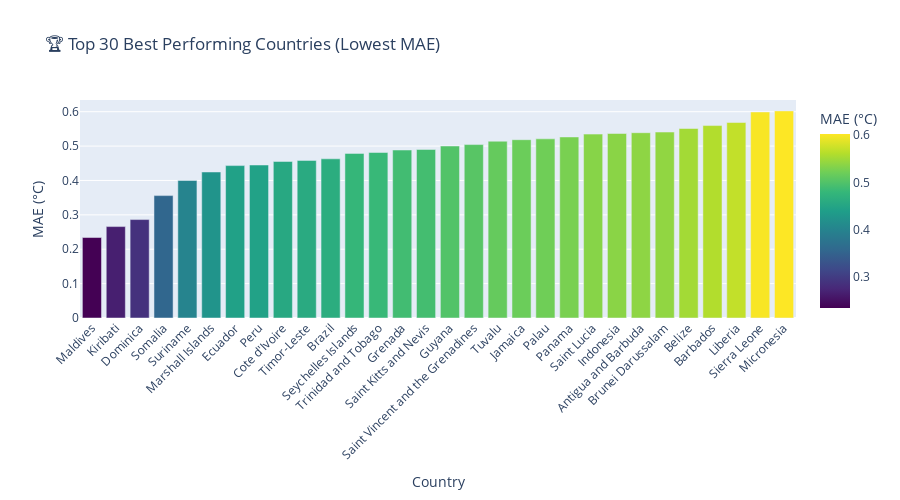

Source (notebook cell):
### Code cell
# Interactive bar chart - Top 30 best countries
top_30 = multi_results_df.head(30)

fig = px.bar(
    top_30,
    x='country',
    y='mae',
    color='mae',
    color_continuous_scale='Viridis',
    title='🏆 Top 30 Best Performing Countries (Lowest MAE)',
    labels={'mae': 'MAE (°C)', 'country': 'Country'}
)
fig.update_layout(xaxis_tickangle=-45, height=500)
fig.show()

### Figure 1 — Plotly figure (JSON) as saved in the notebook; plotly's stock layout.template omitted (floating-point values rounded to 4 significant figures)
{"data": [{"hovertemplate": "Country=%{x}<br>MAE (°C)=%{marker.color}<extra></extra>", "legendgroup": "", "marker": {"color": [0.2341, 0.2659, 0.2863, 0.356, 0.4, 0.4247, 0.4432, 0.4449, 0.4553, 0.4584, 0.463, 0.4787, 0.4814, 0.4886, 0.4902, 0.5003, 0.5044, 0.5142, 0.5186, 0.5211, 0.5266, 0.5349, 0.5366, 0.5389, 0.5408, 0.5511, 0.5597, 0.5685, 0.5993, 0.6023], "coloraxis": "coloraxis", "pattern": {"shape": ""}}, "name": "", "orientation": "v", "showlegend": false, "textposition": "auto", "type": "bar", "x": ["Maldives", "Kiribati", "Dominica", "Somalia", "Suriname", "Marshall Islands", "Ecuador", "Peru", "Cote d'Ivoire", "Timor-Leste", "Brazil", "Seychelles Islands", "Trinidad and Tobago", "Grenada", "Saint Kitts and Nevis", "Guyana", "Saint Vincent and the Grenadines", "Tuvalu", "Jamaica", "Palau", "Panama", "Saint Lucia", "Indonesia", "Antigua and Barbuda", "Brunei Darussalam", "Belize", "Barbados", "Liberia", "Sierra Leone", "Micronesia"], "xaxis": "x", "y": [0.2341, 0.2659, 0.2863, 0.356, 0.4, 0.4247, 0.4432, 0.4449, 0.4553, 0.4584, 0.463, 0.4787, 0.4814, 0.4886, 0.4902, 0.5003, 0.5044, 0.5142, 0.5186, 0.5211, 0.5266, 0.5349, 0.5366, 0.5389, 0.5408, 0.5511, 0.5597, 0.5685, 0.5993, 0.6023], "yaxis": "y"}], "layout": {"barmode": "relative", "coloraxis": {"colorbar": {"title": {"text": "MAE (°C)"}}, "colorscale": [[0, "#440154"], [0.1111, "#482878"], [0.2222, "#3e4989"], [0.3333, "#31688e"], [0.4444, "#26828e"], [0.5556, "#1f9e89"], [0.6667, "#35b779"], [0.7778, "#6ece58"], [0.8889, "#b5de2b"], [1, "#fde725"]]}, "height": 500, "legend": {"tracegroupgap": 0}, "title": {"text": "🏆 Top 30 Best Performing Countries (Lowest MAE)"}, "xaxis": {"anchor": "y", "domain": [0, 1], "tickangle": -45, "title": {"text": "Country"}}, "yaxis": {"anchor": "x", "domain": [0, 1], "title": {"text": "MAE (°C)"}}}}
